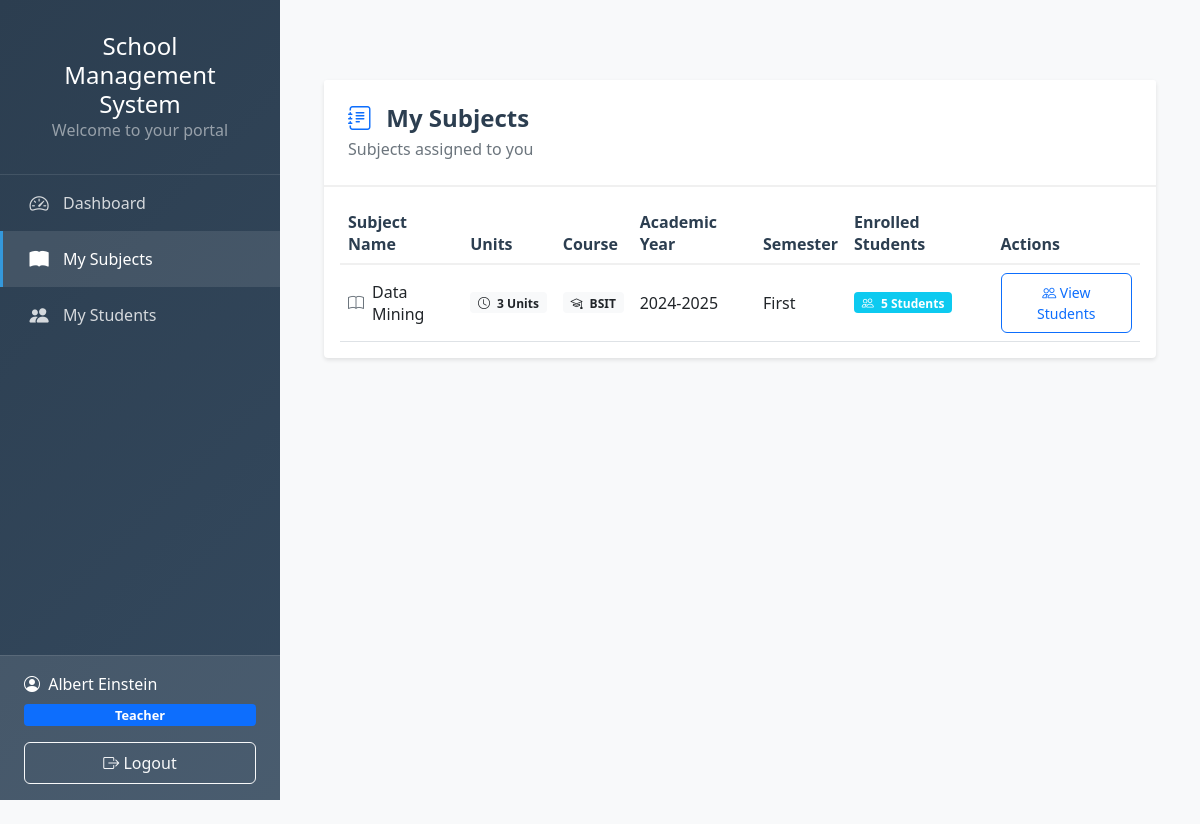
The app's page /my_subjects.php (signed in) with its own data.
### tables this page shows
CREATE TABLE `subjects` (
  `subject_id` int(6) NOT NULL,
  `subject_name` varchar(191) NOT NULL,
  `units` int(6) NOT NULL,
  `course` varchar(191) NOT NULL
);

### my_subjects.php (the view, shortened to what this page needs)
`   <?php
require 'dbcon.php';
if (isset($_SESSION['id']) && isset($_SESSION['user_name']) && $_SESSION['role'] === 'teacher') {
    include('header.php');
    $teacher_id = $_SESSION['ref_id'];
?>
    <div class="container py-4">
        <div class="row">
            <div class="col-md-12">
                <div class="card">
                    <div class="card-header">
                        <h4 class="mb-0">
                            <i class="bi bi-journal-text text-primary me-2"></i>
                            My Subjects
                        </h4>
                        <p class="text-muted mb-0 mt-1">Subjects assigned to you</p>
                    </div>
                    <div class="card-body">
                        <div class="table-responsive">
                            <table class="table table-hover">
                                <thead>
                                    <tr>
                                        <th>Subject Name</th>
                                        <th>Units</th>
                                        <th>Course</th>
                                        <th>Academic Year</th>
                                        <th>Semester</th>
                                        <th>Enrolled Students</th>
                                        <th>Actions</th>
                                    </tr>
                                </thead>
                                <tbody>
                                    <?php
                                    $subject_query = "SELECT s.*, sch.academic_year, sch.semester,
                                                    (SELECT COUNT(*) FROM class c WHERE c.subject_id = s.subject_id) as student_count
                                                    FROM subjects s
                                                    INNER JOIN schedules sch ON s.subject_id = sch.subject_id
                                                    WHERE sch.teacher_id = $teacher_id
                                                    ORDER BY sch.academic_year DESC, sch.semester DESC, s.subject_name";
                                    $subject_result = mysqli_query($con, $subject_query);
                                    if(mysqli_num_rows($subject_result) > 0) {
                                        while($subject = mysqli_fetch_assoc($subject_result)) {
                                            ?>
                                            <tr>
                                                <td>
                                                    <div class="d-flex align-items-center">
                                                        <i class="bi bi-book text-secondary me-2"></i>
                                                        <?= htmlspecialchars($subject['subject_name']) ?>
                                                    </div>
                                                </td>
                                                <td>
                                                    <span class="badge bg-light text-dark">
                                                        <i class="bi bi-clock me-1"></i>
                                                        <?= $subject['units'] ?> Units
                                                    </span>
                                                </td>
                                                <td>
                                                    <span class="badge bg-light text-dark">
                                                        <i class="bi bi-mortarboard me-1"></i>
                                                        <?= htmlspecialchars($subject['course']) ?>
                                                    </span>
                                                </td>
                                                <td><?= htmlspecialchars($subject['academic_year']) ?></td>
                                                <td><?= htmlspecialchars($subject['semester']) ?></td>
                                                <td>
                                                    <span class="badge bg-info">
                                                        <i class="bi bi-people me-1"></i>
                                                        <?= $subject['student_count'] ?> Students
                                                    </span>
                                                </td>
                                                <td>
                                                    <a href="view_subject_students.php?subject_id=<?= $subject['subject_id'] ?>"
                                                       class="btn btn-sm btn-outline-primary">
                                                        <i class="bi bi-people"></i> View Students
                                                    </a>
                                                </td>
                                            </tr>
                                            <?php
                                        }
                                    }
                                    ?>
                                </tbody>
                            </table>
                        </div>
                    </div>
                </div>
            </div>
        </div>
    </div>
</body>
</html>
<?php
} else {
    header("Location: index.php");
    exit();
}
?>

### header.php (style rules this page uses)
:root { --primary-color: #2c3e50; --secondary-color: #34495e; --accent-color: #3498db; --sidebar-width: 280px; }
* { box-sizing: border-box; }
body { margin: 0; font-family: 'Segoe UI', system-ui, -apple-system, sans-serif; background-color: #f8f9fa; min-height: 100vh; }
.card { border: none; box-shadow: 0 2px 4px rgba(0,0,0,0.1); transition: transform 0.3s ease; }
.card-header { background-color: white; border-bottom: 2px solid #f0f0f0; padding: 1.5rem; }
.card-header h4 { margin: 0; font-weight: 600; color: var(--primary-color); }
.table { margin-bottom: 0; }
.table th { font-weight: 600; color: var(--primary-color); border-bottom: 2px solid #f0f0f0; }
.table td { vertical-align: middle; }
.btn { padding: 0.5rem 1rem; font-weight: 500; border-radius: 6px; }
.py-4 { padding-top: 1.5rem !important; padding-bottom: 1.5rem !important; }

### records on screen
subjects: subject_name "Data Mining", units "3", course "BSIT", academic_year "2024-2025", semester "First", student_count "5"

### other values on screen
$_SESSION['name'] "Albert Einstein"
